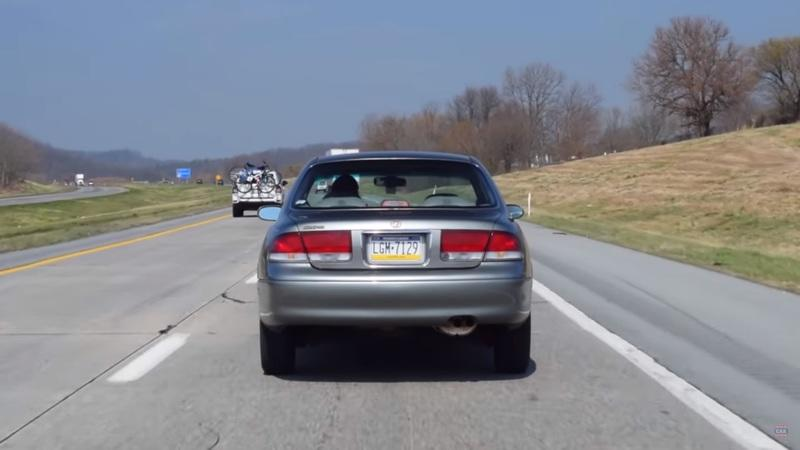
#> input picture assets/Car_Image.jpg, 800 x 450 px
$ python CarPedestrianTracker.py
#> lines starting #> are read from the running program, lines starting #| are printed output that depends on the picture; after the words box and inside, x2 and y2 are one past the last pixel; in counts of white or black regions, pixels touching at a corner belong together; pictures that were not available may be replaced by others from this repository, and a replacement may not be noted
import cv2

#Our source
img = cv2.imread('assets/Car_Image.jpg')
#> img is the input picture: shape (450, 800, 3); mean B, G, R 141.1, 133.4, 130.5
gray_img = cv2.cvtColor(img, cv2.COLOR_BGR2GRAY)
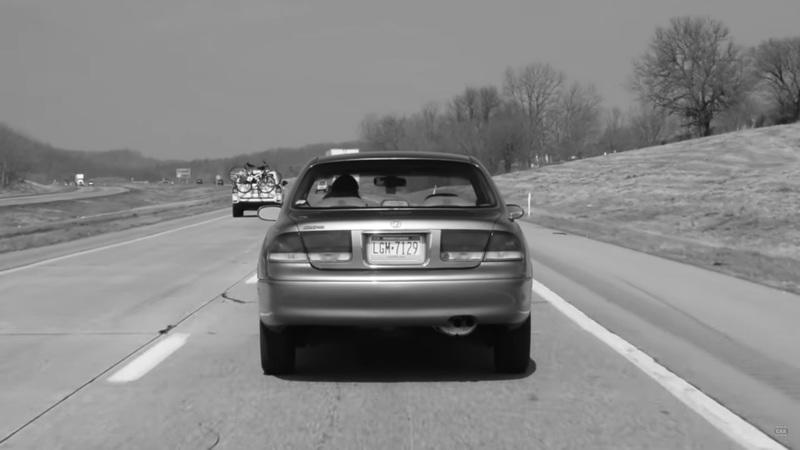
#> gray_img: shape (450, 800); min 1, max 255, mean 133.4
video = cv2.VideoCapture('assets/Pedestrians_Dashcam.mp4')

#Classifiers
car_cascade = cv2.CascadeClassifier('cars.xml')
pedestrian_cascade = cv2.CascadeClassifier(cv2.data.haarcascades+'haarcascade_fullbody.xml')

#Run video loop
while True:
	#Read the current frame + validity
	ret, frame = video.read()
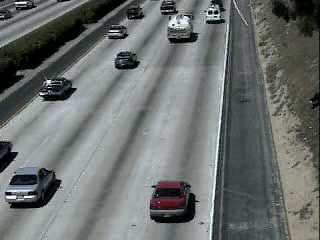
#> input picture frame 50 of vehicle_detection_haarcascades-master/dataset/video1.avi, 320 x 240 px, given in place of Pedestrians_Dashcam.mp4, which was not available
#> frame is the input picture: shape (240, 320, 3); mean B, G, R 110.8, 112.6, 107.7

	if ret:
		grayscaled_frame = cv2.cvtColor(frame, cv2.COLOR_BGR2GRAY)
	else:
		break

	cars = car_cascade.detectMultiScale(grayscaled_frame)
#> cars = [[37, 84, 25, 25], [154, 4, 55, 55], [96, 28, 56, 56]]
	pedestrians = pedestrian_cascade.detectMultiScale(grayscaled_frame)
#> pedestrians = ()
	for (x, y, w, h) in cars:
		cv2.rectangle(frame, (x, y), (x+w, y+h), (0, 0, 255), 1)
#> this loop made 3 passes
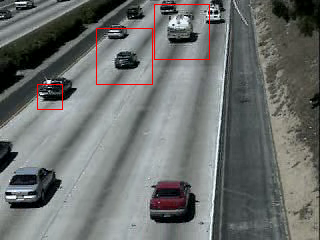
#> frame: shape (240, 320, 3); 0.71% of pixels changed, all inside (x1, y1, x2, y2) = (37, 4, 210, 110)
	for (x, y, w, h) in pedestrians:
		cv2.rectangle(frame, (x, y), (x+w, y+h), (255, 0, 0), 1)
#> this loop made 0 passes

	cv2.imshow('Car and Pedestrian Detector', frame)
	if cv2.waitKey(1) == ord('q'):
#> (key q is pressed here)
		break


""" For detecting images
#Detect object. "detectMultiScale" default scale factor is 1.1, minimum candidates is 3.
cars = car_cascade.detectMultiScale(gray_img)

#Draw rectangles around cars
for (x, y, w, h) in cars:
	cv2.rectangle(img, (x, y), (x+w, y+h), (0, 0, 255), 2)

#Show image
cv2.imshow('Car Detector img', img)
cv2.waitKey(0)
cv2.destroyAllWindows()
"""


print("Code Completed")
